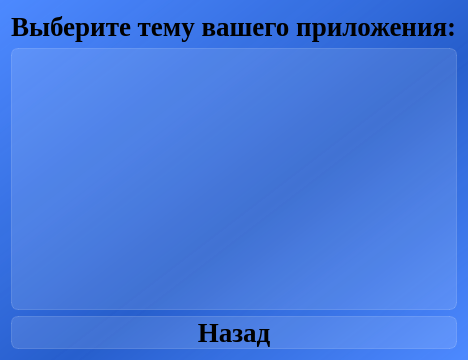
<?xml version="1.0" encoding="UTF-8"?>
<ui version="4.0">
 <class>Dialog_choose_theme</class>
 <widget class="QDialog" name="Dialog_choose_theme">
  <property name="geometry">
   <rect>
    <x>0</x>
    <y>0</y>
    <width>354</width>
    <height>360</height>
   </rect>
  </property>
  <property name="windowTitle">
   <string>Темы приложения</string>
  </property>
  <property name="styleSheet">
   <string notr="true">background-color: qlineargradient(spread:pad, x1:1, y1:1, x2:0, y2:0, stop:0 rgba(77, 137, 255, 255), stop:0.427447 rgba(37, 93, 204, 235), stop:1 rgba(77, 137, 255, 255));
font-family: Liberation Serif;</string>
  </property>
  <layout class="QVBoxLayout" name="verticalLayout">
   <item>
    <widget class="QLabel" name="label_choose_theme">
     <property name="styleSheet">
      <string notr="true">text-align: center;
font-weight: bold;
font-size: 20pt;
background-color: none;</string>
     </property>
     <property name="text">
      <string>Выберите тему вашего приложения:</string>
     </property>
     <property name="wordWrap">
      <bool>false</bool>
     </property>
    </widget>
   </item>
   <item>
    <widget class="QListWidget" name="listWidget_list_of_themes">
     <property name="styleSheet">
      <string notr="true">QListView {
font-weight: bold;
font-size: 20pt;
background-color: rgba(255, 255, 255, 30);
border: 1px solid rgba(255, 255, 255, 40);
border-radius: 7px;
}

QListView::item:selected {
border: none;
color: rgb(255, 255, 255);
background-color: rgba(255, 255, 255, 50);
}</string>
     </property>
    </widget>
   </item>
   <item>
    <widget class="QPushButton" name="pushButton_back">
     <property name="styleSheet">
      <string notr="true">QPushButton {
font-weight: bold;
font-size: 20pt;
text-align: center;
background-color: rgba(255, 255, 255, 30);
border: 1px solid rgba(255, 255, 255, 40);
border-radius: 7px;
}

QPushButton:hover {
background-color: rgba(255, 255, 255, 40);
}
QPushButton:pressed {
background-color: rgba(255, 255, 255, 70);
}</string>
     </property>
     <property name="text">
      <string>Назад</string>
     </property>
    </widget>
   </item>
  </layout>
 </widget>
 <resources/>
 <connections/>
</ui>
